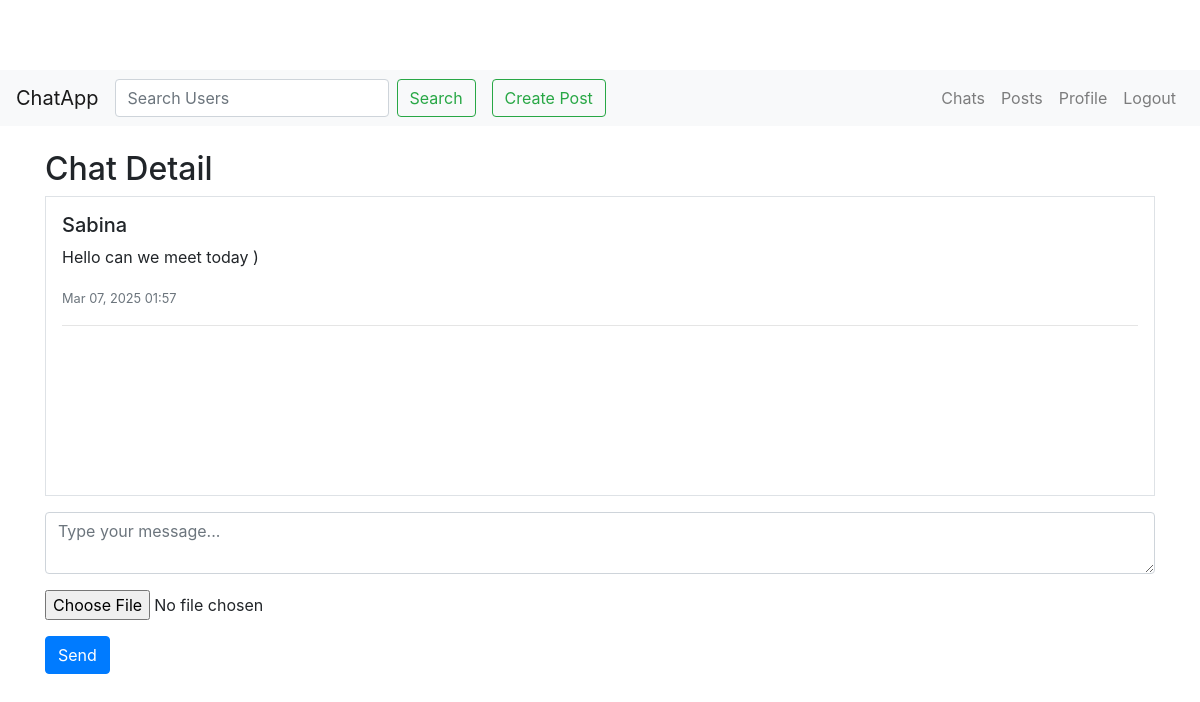
The page /chat/2/ (signed in) on the database as committed earlier.
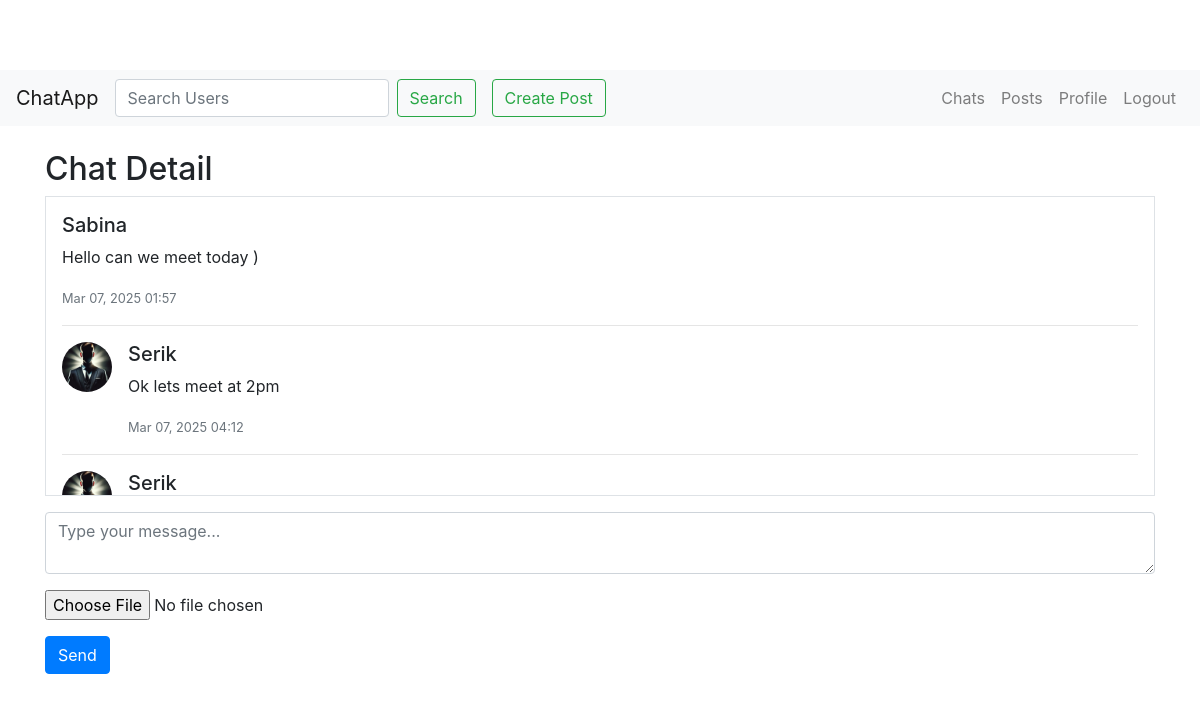
The same page on the database as committed later.
### chat_app/models.py (models this page shows, shortened)
class Message(models.Model):
    chat = models.ForeignKey(Chat, on_delete=models.CASCADE, related_name='messages')
    sender = models.ForeignKey(Profile, on_delete=models.CASCADE)
    content = models.TextField(blank=True)
    image = models.ImageField(upload_to='message_images/', blank=True, null=True)
    timestamp = models.DateTimeField(auto_now_add=True)

class Profile(models.Model):
    user = models.OneToOneField(User, on_delete=models.CASCADE)
    display_name = models.CharField(max_length=100)
    profile_pic = models.ImageField(upload_to='profile_pics/', blank=True, null=True)
    birthday = models.DateField(blank=True, null=True)
    is_blocked = models.BooleanField(default=False)
    close_friends = models.ManyToManyField('self', blank=True, symmetrical=False, related_name='close_friend_of')

### chat_app/views.py (the view)
# urls.py: path('chat/<int:chat_id>/', views.chat_detail, name='chat_detail'),
@login_required
def chat_detail(request, chat_id):
    chat = get_object_or_404(Chat, id=chat_id)
    if request.user.profile not in chat.participants.all():
        return HttpResponse("You are not a participant of this chat.", status=403)
    if request.method == 'POST':
        content = request.POST.get('content', '')
        image = request.FILES.get('image')
        if content or image:
            Message.objects.create(chat=chat, sender=request.user.profile, content=content, image=image)
    messages = chat.messages.all().order_by('timestamp')
    return render(request, 'chat_detail.html', {'chat': chat, 'messages': messages})

### chat_app/templates/chat_detail.html (shortened to what this page needs)
{% extends 'base.html' %}
{% block content %}
<h2>Chat Detail</h2>
<div class="border p-3 mb-3" style="height:300px; overflow-y: scroll;">
  {% for message in messages %}
    <div class="media mb-3">
        {% if message.sender.profile_pic %}
        <img src="{{ message.sender.profile_pic.url }}" alt="{{ message.sender.display_name }}"
             class="mr-3" style="width:50px; height:50px; border-radius:50%; object-fit: cover;">
      {% endif %}
      <div class="media-body">
        <h5 class="mt-0">{{ message.sender.display_name }}</h5>
        {% if message.content %}
          <p>{{ message.content }}</p>
        {% endif %}
        <small class="text-muted">{{ message.timestamp|date:"M d, Y H:i" }}</small>
      </div>
    </div>
    <hr>
  {% endfor %}
</div>
<form method="post" enctype="multipart/form-data">
  <div class="form-group">
    <textarea name="content" class="form-control" placeholder="Type your message..."></textarea>
  </div>
  <div class="form-group">
    <input type="file" name="image" class="form-control-file">
  </div>
  <button type="submit" class="btn btn-primary">Send</button>
</form>
{% endblock %}

Rows that differ between the two databases and show on the page:
added Message: sender.profile_pic (picture), sender.display_name "Serik", content "Ok lets meet at 2pm", timestamp "Mar 07, 2025 04:12"
added Message: sender.profile_pic (picture), sender.display_name "Serik"
